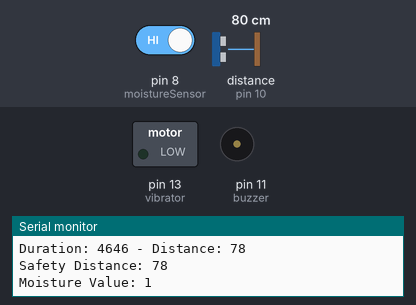
A sketch run on a simulated Arduino Uno, built with avr-gcc and run on an emulated ATmega328P. On the bench: switched loads named in the sketch (green lamp = pin HIGH), buzzer (waves = sounding, pin HIGH), the last lines printed to the serial monitor. Wiring (inferred from the names in the program): ultrasonic range finder: trigger pin 9; echo pin 10. The test bench sets the inputs (shaded band); at power-on: distance to the obstacle (sensor on pin 10) 80 cm, pin 8 (moistureSensor) HIGH. The echo pulse lasts 58.3 µs per cm; pins used as bus, display or sensor lines are not drawn.

Above: at 1.2 s.
1.3 s: distance to the obstacle (sensor on pin 10) set to 25 cm
4.3 s: distance to the obstacle (sensor on pin 10) set to 19 cm
At 5.5 s:
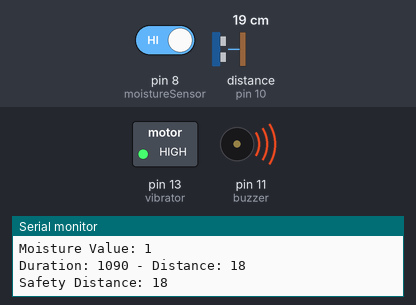
5.8 s: distance to the obstacle (sensor on pin 10) set to 35 cm
At 7.0 s:
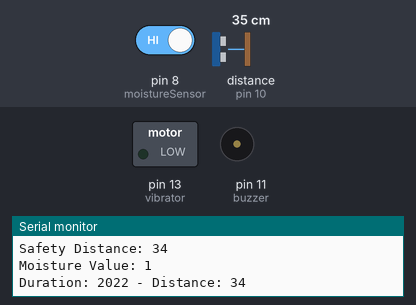
7.3 s: distance to the obstacle (sensor on pin 10) set to 4 cm
At 8.9 s:
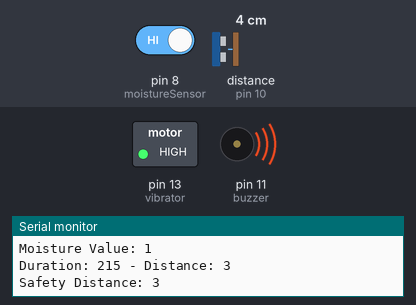
Timing chart, 0 to 9.9 s (numbered marks = the images above; inputs shaded):
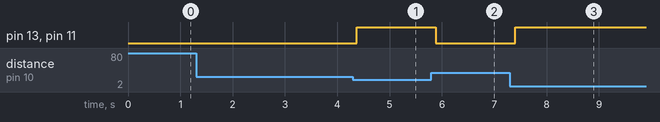

The sketch:

smart_blind_Stick.ino
```cpp
// Define pin numbers
const int trigPin = 9;
const int echoPin = 10;
const int buzzer = 11;
const int vibrator = 13;
const int moistureSensor = 8;

// Defines variables
long duration;
int distance;
int safetyDistance;

void setup() {
  pinMode(trigPin, OUTPUT);
  pinMode(echoPin, INPUT);
  pinMode(moistureSensor, INPUT);
  pinMode(buzzer, OUTPUT);
  pinMode(vibrator, OUTPUT);
  Serial.begin(9600);
}

void loop() {
  int moistureValue = digitalRead(moistureSensor);
  digitalWrite(trigPin, LOW);
  delayMicroseconds(2);

  digitalWrite(trigPin, HIGH);
  delayMicroseconds(10);
  digitalWrite(trigPin, LOW);

  duration = pulseIn(echoPin, HIGH);

  distance = duration * 0.034 / 2;

  Serial.print("Duration: ");
  Serial.print(duration);
  Serial.print(" - Distance: ");
  Serial.println(distance);

  safetyDistance = distance;

  // Fixed condition for activating the buzzer and vibrator
  if ((safetyDistance <= 20 && safetyDistance > 0) || (moistureValue == LOW)) {
    digitalWrite(buzzer, HIGH);
    digitalWrite(vibrator, HIGH);
  } else {
    digitalWrite(buzzer, LOW);
    digitalWrite(vibrator, LOW);
  }

  // Prints the distance on the Serial Monitor
  Serial.print("Safety Distance: ");
  Serial.println(safetyDistance);
  Serial.print("Moisture Value: ");
  Serial.println(moistureValue);

  delay(100);
}
```

Measured:
- the behaviour switches between 22 and 21 cm on distance to the obstacle (sensor on pin 10) (found by bisection; images 0 and 1)
- after the input at 4.3 s, pin 13 (vibrator), pin 11 (buzzer): LOW → HIGH after 0.07 s
- after the input at 5.8 s, pin 13 (vibrator), pin 11 (buzzer): HIGH → LOW after 0.08 s
- after the input at 7.3 s, pin 13 (vibrator), pin 11 (buzzer): LOW → HIGH after 0.10 s
